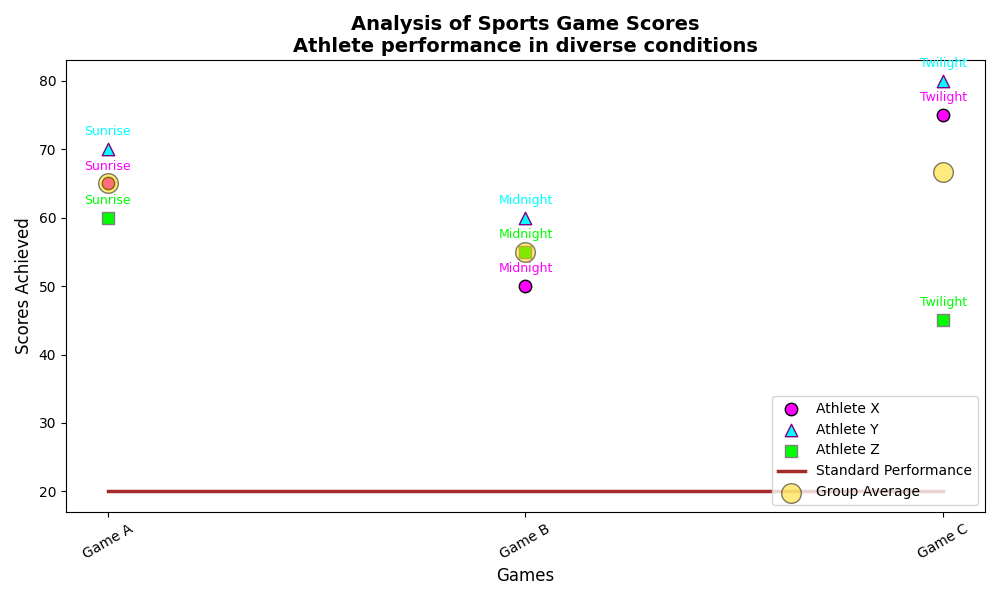

Reproduce this figure in Python.
import matplotlib.pyplot as plt
import numpy as np

matches = np.array(['Game A', 'Game B', 'Game C'])
player_a_runs = np.array([65, 50, 75])
player_b_runs = np.array([70, 60, 80])
player_c_runs = np.array([60, 55, 45])
background_score = [20, 20, 20]
match_types = ['Sunrise', 'Midnight', 'Twilight']
avg_runs = np.mean([player_a_runs, player_b_runs, player_c_runs], axis=0)

fig, ax = plt.subplots(figsize=(10, 6))

scatter_a = ax.scatter(matches, player_a_runs, color='magenta', label='Athlete X', s=80, marker='o', edgecolor='black')
scatter_b = ax.scatter(matches, player_b_runs, color='cyan', label='Athlete Y', s=80, marker='^', edgecolor='purple')
scatter_c = ax.scatter(matches, player_c_runs, color='lime', label='Athlete Z', s=80, marker='s', edgecolor='gray')

ax.plot(matches, background_score, linestyle='-', color='brown', label='Standard Performance', linewidth=2.5)

for i, txt in enumerate(match_types):
    ax.annotate(txt, (matches[i], player_a_runs[i]), textcoords="offset points", xytext=(0, 10), ha='center', fontsize=9, color='magenta')
    ax.annotate(txt, (matches[i], player_b_runs[i]), textcoords="offset points", xytext=(0, 10), ha='center', fontsize=9, color='cyan')
    ax.annotate(txt, (matches[i], player_c_runs[i]), textcoords="offset points", xytext=(0, 10), ha='center', fontsize=9, color='lime')

scatter_avg = ax.scatter(matches, avg_runs, color='gold', label='Group Average', s=200, edgecolor='black', alpha=0.5)

ax.set_title("Analysis of Sports Game Scores\nAthlete performance in diverse conditions", fontsize=14, fontweight='bold')
ax.set_xlabel('Games', fontsize=12)
ax.set_ylabel('Scores Achieved', fontsize=12)
ax.set_xticks(matches)
ax.set_xticklabels(matches, rotation=30)

ax.legend(loc='lower right', fontsize=10)
ax.grid(False)

plt.tight_layout()
plt.show()
